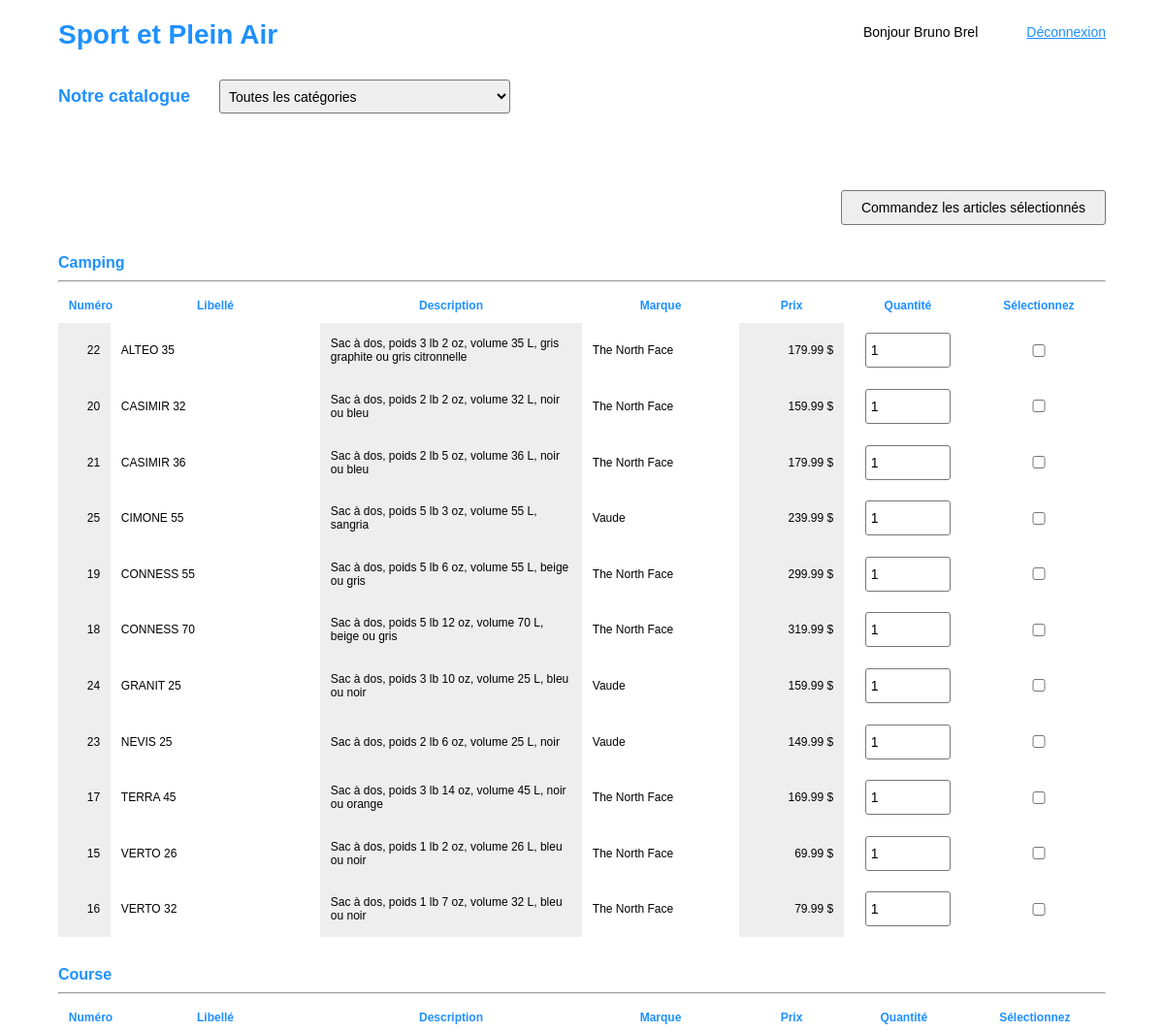
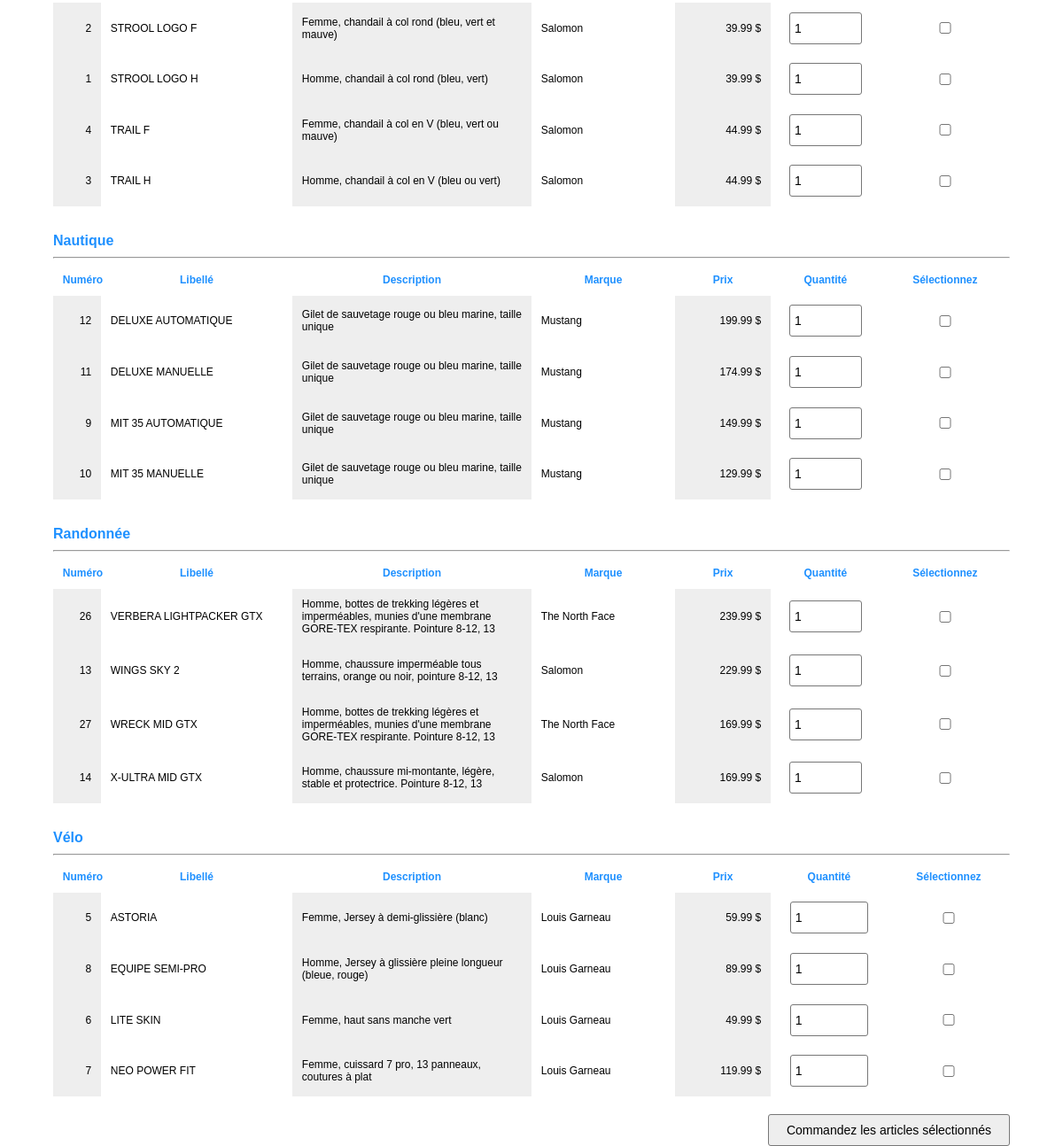
/index.php (signed in), run on the app's committed database (2 pictures, top to bottom).
### tables this page shows
CREATE TABLE produits (
produit_id              INT UNSIGNED AUTO_INCREMENT NOT NULL,
produit_nom             VARCHAR(255)                NOT NULL,
produit_desc            TEXT                        NOT NULL,
produit_prix            DECIMAL(5,2) UNSIGNED       NOT NULL,
produit_stock           SMALLINT UNSIGNED           NOT NULL,
produit_fk_marque_id    INT UNSIGNED                NOT NULL,
produit_fk_categorie_id INT UNSIGNED                NOT NULL,
PRIMARY KEY (produit_id),
CONSTRAINT produit_fk_marque_id    FOREIGN KEY (produit_fk_marque_id)    REFERENCES marques (marque_id),
CONSTRAINT produit_fk_categorie_id FOREIGN KEY (produit_fk_categorie_id) REFERENCES categories (categorie_id)
);

CREATE TABLE categories (
categorie_id  INT UNSIGNED AUTO_INCREMENT NOT NULL,
categorie_nom VARCHAR(255)                NOT NULL,
PRIMARY KEY (categorie_id)
);

CREATE TABLE marques (
marque_id  INT UNSIGNED AUTO_INCREMENT NOT NULL,
marque_nom VARCHAR(255)                NOT NULL,
PRIMARY KEY (marque_id)
);

### inc/sql.php (called while the page is built, shortened)
<?php
function sqlConsulterCatalogue($oConn, $produits = []) {
	$req = "SELECT P.produit_id, P.produit_nom, P.produit_desc, P.produit_prix, P.produit_stock,
                   M.marque_nom, C.categorie_nom, C.categorie_id
			FROM produits AS P
            INNER JOIN marques    AS M ON P.produit_fk_marque_id = M.marque_id
            INNER JOIN categories AS C ON P.produit_fk_categorie_id = C.categorie_id
			WHERE";
    if (count($produits) === 0) {
        $req .= " P.produit_stock > 0";
    } else {
        $req .= " P.produit_id IN (".implode(",", $produits).")";
    }
	$req .= " ORDER BY C.categorie_nom, P.produit_nom ASC";
    if ($oResult = $oConn->query($req, MYSQLI_STORE_RESULT)) {
        $nbResult = $oResult->num_rows;
        $liste = array();
        if ($nbResult) {
            $oResult->data_seek(0);
            while ($row = $oResult->fetch_array(MYSQLI_ASSOC)) {
                $liste[] = $row;
            }
        }
        $resultat['errSql'] = "";
        $resultat['lignes'] = $liste;
        return $resultat;
    }
    $resultat['errSql'] = $oConn->errno." – ".$oConn->error;
    return $resultat;
}
function sqlLireTable($oConn, $table, $champ = "", $valeur= "") {
    $req = "SELECT * FROM $table";
    if ($oStmt = $oConn->prepare($req)) {
        if ($oStmt->execute()) {
            $oResult = $oStmt->get_result();
            $nbResult = $oResult->num_rows;
            $liste = array();
            if ($nbResult > 0) {
                while ($row = $oResult->fetch_array(MYSQLI_ASSOC)) {
                    $liste[] = $row;
                }
            }
            $resultat['errSql'] = "";
            $resultat['lignes']  = $liste;
            return $resultat;
        }
    }
    $resultat['errSql'] = $oConn->errno." – ".$oConn->error;
    return $resultat;
}
?>

### index.php (the view, shortened to what this page needs)
<?php
require_once("inc/sql.php");
$utilisateur = isset($_SESSION['utilisateur']) ? $_SESSION['utilisateur'] : "";
$message = isset($_SESSION['message']) ? $_SESSION['message'] : "&nbsp;";
$mesQte  = isset($_SESSION['mesQte'])  ? $_SESSION['mesQte'] : FALSE;
$errMes = "&nbsp;";
$resultat = sqlConsulterCatalogue($oConn);
if ($resultat['errSql'] === "") {
    $liste = $resultat['lignes'];
} else {
    $_SESSION['mesErr'] = $resultat['errSql'];
    header('Location: erreur.php');
    exit;
}
$resultat = sqlLireTable($oConn, "categories");
?>
<!DOCTYPE html>
<html lang="fr">
<head>
	<link rel="stylesheet" type="text/css" href="css/style.css">
</head>
<body>
    <header>
        <h1><a href="index.php">Sport et Plein Air</a></h1>
        <ul>
            <li><?= $utilisateur !== "" ? "Bonjour ".$utilisateur['utilisateur_prenom']." ".$utilisateur['utilisateur_nom']: ""?></li>
            <li><a href="<?= $utilisateur !== "" ? "deconnexion.php" : "authentification.php" ?>"><?= $utilisateur !== "" ? "Déconnexion" : "Connexion" ?></a></li>
        </ul>
    </header>
    <main id="cat">
        <header>
            <h2>Notre catalogue</h2>
            <select id="categories">
                <option value="cat-toutes">Toutes les catégories</option>
            </select>
        </header>
        <p class="mes <?= $mesQte ? "qte" : ""?>"><?= $message ?></p>
        <form name="fCat"  action="<?= $_SERVER['PHP_SELF'] ?>" method="post">
            <span><?= $errMes ?></span>
            <input type="submit" name="envoi" value="Commandez les articles sélectionnés">
        <?php
        $catRef = "";
        foreach ($liste as $row) :
            if ($row['categorie_nom'] != $catRef) :
                if ($catRef != "") :
                ?>
                </table>
            </section>
                <?php endif ?>
            <section  id="cat-<?= $row['categorie_id'] ?>">
                <h3><?= $row['categorie_nom'] ?></h3>
                <hr>
                <table>
                <?php $catRef = $row['categorie_nom']; ?>
                    <tr>
                        <th>Numéro</th>
                        <th>Libellé</th>
                        <th>Description</th>
                        <th>Marque</th>
                        <th>Prix</th>
                        <th>Quantité</th>
                        <th>Sélectionnez</th>
                    </tr>
            <?php endif ?>
                    <tr>
                        <td class="num droite"><?= $row['produit_id'] ?></td>
                        <td class="nom       "><?= $row['produit_nom'] ?></td>
                        <td class="des       "><?= $row['produit_desc'] ?></td>
                        <td class="mar       "><?= $row['marque_nom'] ?></td>
                        <td class="pri droite"><?= $row['produit_prix'] ?> $</td>
                        <td><input class="sel"
                                   type="number"
                                   name="<?= $row['produit_id'] ?>"
                                   min=1
                                   max=<?= $row['produit_stock'] ?>
                                   value="1">
                        </td>
                        <td><input class="sel" type="checkbox" name="choix[]" value="<?= $row['produit_id'] ?>"></td>
                    </tr>
            <?php endforeach ?>
                </table>
            </section>
            <input type="submit" name="envoi" value="Commandez les articles sélectionnés">
        </form>
    </main>
</body>
</html>

### css/style.css (style rules this page uses)
html, body, img, p, h1, h2, h3, ul, li { margin: 0; padding: 0; }
body { width: 90%; margin: auto; margin-top: 0; text-align: left; font-family: Tahoma, sans-serif; font-size: 14px; }
h1, h2, h3, a { color: dodgerblue; }
h1 { margin: 20px 0 30px; }
h1 a { text-decoration: none; }
p { margin-top: 20px; }
ul { margin-top: 25px; }
.err, form span { color: rgb(192, 0, 0); }
span { display: block; padding: 5px 0 20px; }
input, select { display: block; box-sizing: border-box; width: 300px; padding: 5px; line-height: 24px; border: 1px solid #777; border-radius: 3px; font-family: Tahoma, sans-serif; font-size: 14px; }
input[type="submit"] { background-color: #eee; cursor: pointer; }
header { display: flex; justify-content: space-between; }
header ul { display: flex; justify-content: flex-end; list-style: none; }
header ul li { padding-left: 50px; }
main { width: 100%; margin: 0; padding: 0; }
.mes { font-weight: bold; color: forestgreen; }
#cat { font-size: 12px; }
#cat > header { display: flex; justify-content: flex-start; }
#cat h2 { margin: 7px 30px 7px 0; }
#cat span { display: block; height: 0; text-align: right; }
section { clear: both; }
#cat h3 { clear: both; margin: 0; padding: 30px 0 3px 0; text-align: left; font-size: 16px; font-weight: bold; }
#cat table { width: 100%; border-collapse: collapse; }
#cat th { text-align: center; color: dodgerblue; }
#cat th, #cat td { padding: 1%; }
#cat input[type="submit"] { float: right; width: auto; padding-left: 20px; padding-right: 20px; margin-top: 20px; margin-left: 50px; }
td:nth-of-type(odd) { background-color: #eee; }
td:last-of-type { background: none; }
.droite { text-align: right; }
.num { width: 5%; }
.nom { width: 20%; }
.des { width: 25%; }
.mar { width: 15%; }
.pri { width: 10%; }
.sel { display: block; width: 80%; margin: auto; }

### data on the page
produits: produit_fk_categorie.categorie_nom "Camping", produit_id "22", produit_nom "ALTEO 35", produit_desc "Sac à dos, poids 3 lb 2 oz, volume 35 L, gris graphite ou gris citronnelle", produit_fk_marque.marque_nom "The North Face", produit_prix "179.99"
produits: produit_id "20", produit_nom "CASIMIR 32", produit_desc "Sac à dos, poids 2 lb 2 oz, volume 32 L, noir ou bleu", produit_fk_marque.marque_nom "The North Face", produit_prix "159.99"
produits: produit_id "21", produit_nom "CASIMIR 36", produit_desc "Sac à dos, poids 2 lb 5 oz, volume 36 L, noir ou bleu", produit_fk_marque.marque_nom "The North Face", produit_prix "179.99"
produits: produit_id "25", produit_nom "CIMONE 55", produit_desc "Sac à dos, poids 5 lb 3 oz, volume 55 L, sangria", produit_fk_marque.marque_nom "Vaude", produit_prix "239.99"
produits: produit_id "19", produit_nom "CONNESS 55", produit_desc "Sac à dos, poids 5 lb 6 oz, volume 55 L, beige ou gris", produit_fk_marque.marque_nom "The North Face", produit_prix "299.99"
produits: produit_id "18", produit_nom "CONNESS 70", produit_desc "Sac à dos, poids 5 lb 12 oz, volume 70 L, beige ou gris", produit_fk_marque.marque_nom "The North Face", produit_prix "319.99"
produits: produit_id "24", produit_nom "GRANIT 25", produit_desc "Sac à dos, poids 3 lb 10 oz, volume 25 L, bleu ou noir", produit_fk_marque.marque_nom "Vaude", produit_prix "159.99"
produits: produit_id "23", produit_nom "NEVIS 25", produit_desc "Sac à dos, poids 2 lb 6 oz, volume 25 L, noir", produit_fk_marque.marque_nom "Vaude", produit_prix "149.99"
produits: produit_id "17", produit_nom "TERRA 45", produit_desc "Sac à dos, poids 3 lb 14 oz, volume 45 L, noir ou orange", produit_fk_marque.marque_nom "The North Face", produit_prix "169.99"
produits: produit_id "15", produit_nom "VERTO 26", produit_desc "Sac à dos, poids 1 lb 2 oz, volume 26 L, bleu ou noir", produit_fk_marque.marque_nom "The North Face", produit_prix "69.99"
produits: produit_id "16", produit_nom "VERTO 32", produit_desc "Sac à dos, poids 1 lb 7 oz, volume 32 L, bleu ou noir", produit_fk_marque.marque_nom "The North Face", produit_prix "79.99"
produits: produit_fk_categorie.categorie_nom "Course", produit_id "2", produit_nom "STROOL LOGO F", produit_desc "Femme, chandail à col rond (bleu, vert et mauve)", produit_fk_marque.marque_nom "Salomon", produit_prix "39.99"
produits: produit_id "1", produit_nom "STROOL LOGO H", produit_desc "Homme, chandail à col rond (bleu, vert)", produit_fk_marque.marque_nom "Salomon", produit_prix "39.99"
produits: produit_id "4", produit_nom "TRAIL F", produit_desc "Femme, chandail à col en V (bleu, vert ou mauve)", produit_fk_marque.marque_nom "Salomon", produit_prix "44.99"
produits: produit_id "3", produit_nom "TRAIL H", produit_desc "Homme, chandail à col en V (bleu ou vert)", produit_fk_marque.marque_nom "Salomon", produit_prix "44.99"
produits: produit_fk_categorie.categorie_nom "Nautique", produit_id "12", produit_nom "DELUXE AUTOMATIQUE", produit_desc "Gilet de sauvetage rouge ou bleu marine, taille unique", produit_fk_marque.marque_nom "Mustang", produit_prix "199.99"
produits: produit_id "11", produit_nom "DELUXE MANUELLE", produit_desc "Gilet de sauvetage rouge ou bleu marine, taille unique", produit_fk_marque.marque_nom "Mustang", produit_prix "174.99"
produits: produit_id "9", produit_nom "MIT 35 AUTOMATIQUE", produit_desc "Gilet de sauvetage rouge ou bleu marine, taille unique", produit_fk_marque.marque_nom "Mustang", produit_prix "149.99"
produits: produit_id "10", produit_nom "MIT 35 MANUELLE", produit_desc "Gilet de sauvetage rouge ou bleu marine, taille unique", produit_fk_marque.marque_nom "Mustang", produit_prix "129.99"
produits: produit_fk_categorie.categorie_nom "Randonnée", produit_id "26", produit_nom "VERBERA LIGHTPACKER GTX", produit_desc "Homme, bottes de trekking légères et imperméables, munies d'une membrane GORE-TEX respirante. Pointure 8-12, 13", produit_fk_marque.marque_nom "The North Face", produit_prix "239.99"
produits: produit_id "13", produit_nom "WINGS SKY 2", produit_desc "Homme, chaussure imperméable tous terrains, orange ou noir, pointure 8-12, 13", produit_fk_marque.marque_nom "Salomon", produit_prix "229.99", produit_stock "1"
produits: produit_id "27", produit_nom "WRECK MID GTX", produit_desc "Homme, bottes de trekking légères et imperméables, munies d'une membrane GORE-TEX respirante. Pointure 8-12, 13", produit_fk_marque.marque_nom "The North Face", produit_prix "169.99"
produits: produit_id "14", produit_nom "X-ULTRA MID GTX", produit_desc "Homme, chaussure mi-montante, légère, stable et protectrice. Pointure 8-12, 13", produit_fk_marque.marque_nom "Salomon", produit_prix "169.99"
produits: produit_fk_categorie.categorie_nom "Vélo", produit_id "5", produit_nom "ASTORIA", produit_desc "Femme, Jersey à demi-glissière (blanc)", produit_fk_marque.marque_nom "Louis Garneau", produit_prix "59.99"
produits: produit_id "8", produit_nom "EQUIPE SEMI-PRO", produit_desc "Homme, Jersey à glissière pleine longueur (bleue, rouge)", produit_fk_marque.marque_nom "Louis Garneau", produit_prix "89.99"
produits: produit_id "6", produit_nom "LITE SKIN", produit_desc "Femme, haut sans manche vert", produit_fk_marque.marque_nom "Louis Garneau", produit_prix "49.99"
produits: produit_id "7", produit_nom "NEO POWER FIT", produit_desc "Femme, cuissard 7 pro, 13 panneaux, coutures à plat", produit_fk_marque.marque_nom "Louis Garneau", produit_prix "119.99"

### other printed values
$utilisateur['utilisateur_prenom'] "Bruno"
$utilisateur['utilisateur_nom'] "Brel"
